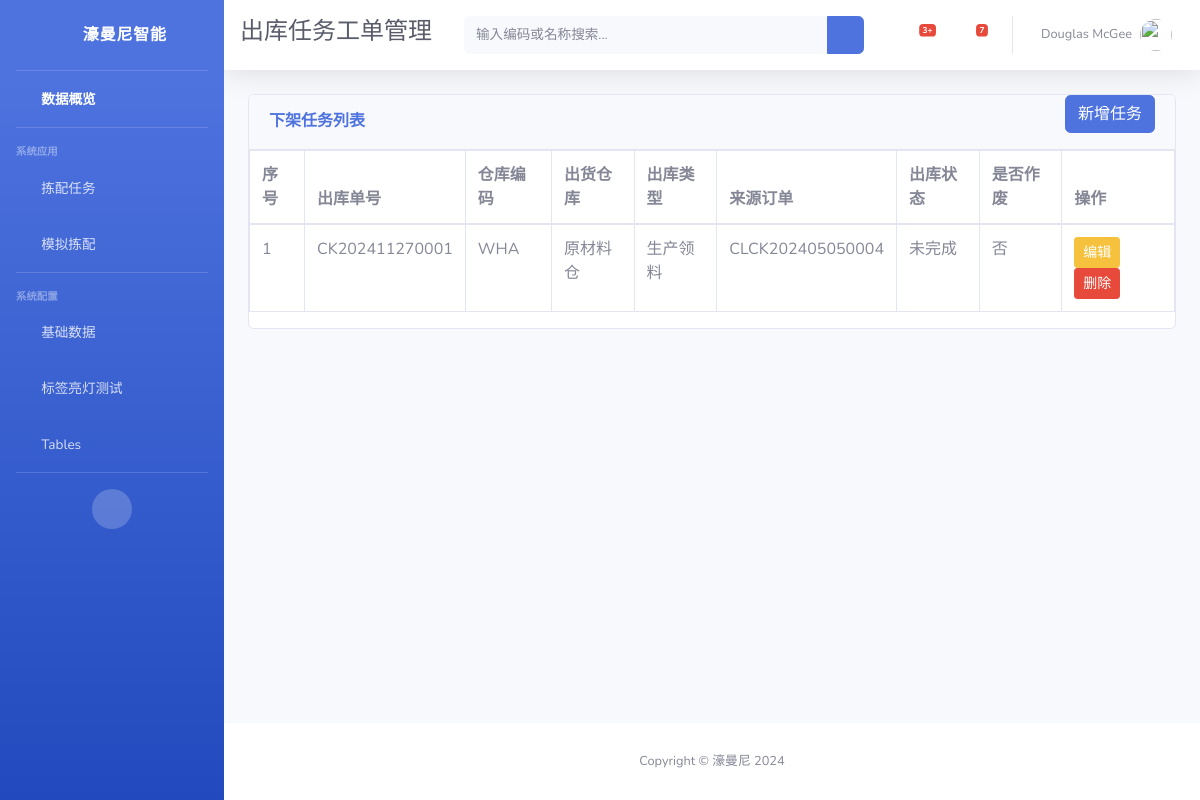
The app's page /ptl/stock_out_order/ with its own data.
### ptl/models.py (models this page shows, shortened)
class StockOutOrder(models.Model):
    number = models.CharField(max_length=32, blank=True, null=True, verbose_name='出库单号')
    warehouse_code = models.CharField(max_length=32, blank=True, null=True, verbose_name='仓库编号')
    warehouse_name = models.CharField(max_length=50, blank=True, null=True, verbose_name='出货仓库')
    type = models.CharField(max_length=50, blank=True, null=True, verbose_name='出库类型')
    src_order = models.CharField(max_length=50, blank=True, null=True, verbose_name='来源单号')
    is_complete = models.BooleanField(default=False, verbose_name='完成状态')
    is_void = models.BooleanField(default=False, verbose_name='是否作废')
    remark = models.CharField(max_length=200, blank=True, null=True, verbose_name='备注')
    stock_staff = models.CharField(max_length=50, blank=True, null=True, verbose_name='出库人员')
    create_time = models.DateTimeField(auto_now_add=True, verbose_name='创建时间')
    update_time = models.DateTimeField(auto_now=True, verbose_name='更新时间')
    class Meta:
        verbose_name = '出库任务工单'
        verbose_name_plural = verbose_name

### ptl/views.py (the view)
# urls.py: path('stock_out_order/', StockOutOrderListView.as_view(), name='stock_out_order_list'),
class StockOutOrderListView(ListView):
    model = StockOutOrder
    template_name = 'ptl/stock_out_order_list.html'
    context_object_name = 'stockoutorders'
    extra_context = {"menu_title": "出库任务工单管理"}

### ptl/templates/ptl/stock_out_order_list.html (shortened to what this page needs)
{% extends "base.html" %}
{% block topbar %}
    <form class="d-none d-sm-inline-block form-inline mr-auto ml-md-3 my-2 my-md-0 mw-100 navbar-search">
        <div class="input-group">
            <input type="text" class="form-control bg-light border-0 small" placeholder="输入编码或名称搜索..."
                   aria-label="Search" aria-describedby="basic-addon2">
            <div class="input-group-append">
                <button class="btn btn-primary" type="button">
                    <i class="fas fa-search fa-sm"></i>
                </button>
            </div>
        </div>
    </form>
{% endblock %}
{% block page_content %}
    <div class="card">
        <div class="card-header py-0 d-flex justify-content-between align-items-center">
            <h6 class="m-0 font-weight-bold text-primary">下架任务列表</h6>
            <a href="{% url 'ptl:stock_out_order_create' %}" class="btn btn-primary mb-3">新增任务</a>
        </div>
        <div>
            <table class="table table-bordered" id="dataTable">
                <thead>
                <tr>
                    <th>序号</th>
                    <th>出库单号</th>
                    <th>仓库编码</th>
                    <th>出货仓库</th>
                    <th>出库类型</th>
                    <th>来源订单</th>
                    <th>出库状态</th>
                    <th>是否作废</th>
                    <th>操作</th>
                </tr>
                </thead>
                <tbody>
                {% for order in stockoutorders %}
                    <tr>
                        <td>{{ forloop.counter }}</td>
                        <td>{{ order.number }}</td>
                        <td>{{ order.warehouse_code }}</td>
                        <td>{{ order.warehouse_name }}</td>
                        <td>{{ order.type }}</td>
                        <td>{{ order.src_order }}</td>
                        <td>{{ order.is_complete | yesno:"已完成,未完成" }}</td>
                        <td>{{ order.is_void | yesno:"是,否" }}</td>
                        <td>
                            <a href="{% url 'ptl:stock_out_order_update' order.id %}"
                               class="btn btn-sm btn-warning">编辑
                            </a>
                            <a class="btn btn-sm btn-danger"
                               href="{% url 'ptl:stock_out_order_delete' order.id %}"
                               data-toggle="modal"
                               data-target="#deleteModal"
                               data-id="{{ order.id }}"
                               data-name="{{ order.number }}"
                               data-url="{% url 'ptl:stock_out_order_delete' order.id %}"
                            >删除
                            </a>
                        </td>
                    </tr>
                {% endfor %}
                </tbody>
            </table>
        </div>
    </div>
{% endblock %}

### records on screen
StockOutOrder: number "CK202411270001", warehouse_code "WHA", warehouse_name "原材料仓", type "生产领料", src_order "CLCK202405050004", is_complete "未完成", is_void "否"

### other values on screen
{{ menu_title | default:'濠曼尼智能亮灯拣配系统' }} "出库任务工单管理"
